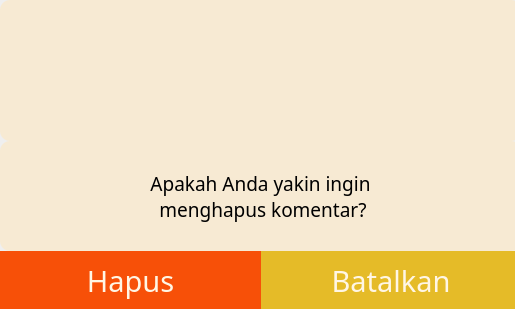
<?xml version="1.0" encoding="UTF-8"?>
<ui version="4.0">
 <class>Form</class>
 <widget class="QWidget" name="Form">
  <property name="geometry">
   <rect>
    <x>0</x>
    <y>0</y>
    <width>515</width>
    <height>309</height>
   </rect>
  </property>
  <property name="windowTitle">
   <string>Form</string>
  </property>
  <property name="styleSheet">
   <string notr="true">border-radius: 10px;</string>
  </property>
  <widget class="QWidget" name="verticalLayoutWidget">
   <property name="geometry">
    <rect>
     <x>0</x>
     <y>0</y>
     <width>521</width>
     <height>311</height>
    </rect>
   </property>
   <layout class="QVBoxLayout" name="verticalLayout">
    <property name="spacing">
     <number>0</number>
    </property>
    <item>
     <widget class="QLabel" name="warningIcon">
      <property name="minimumSize">
       <size>
        <width>0</width>
        <height>80</height>
       </size>
      </property>
      <property name="font">
       <font>
        <pointsize>14</pointsize>
       </font>
      </property>
      <property name="styleSheet">
       <string notr="true">background-color: #F7EAD3;</string>
      </property>
      <property name="text">
       <string/>
      </property>
      <property name="pixmap">
       <pixmap>../img/icon/warning.png</pixmap>
      </property>
      <property name="alignment">
       <set>Qt::AlignCenter</set>
      </property>
     </widget>
    </item>
    <item>
     <widget class="QLabel" name="warningLabel">
      <property name="minimumSize">
       <size>
        <width>0</width>
        <height>30</height>
       </size>
      </property>
      <property name="maximumSize">
       <size>
        <width>16777215</width>
        <height>110</height>
       </size>
      </property>
      <property name="font">
       <font>
        <family>Sans Serif Collection</family>
        <pointsize>14</pointsize>
       </font>
      </property>
      <property name="styleSheet">
       <string notr="true">background-color: #F7EAD3;</string>
      </property>
      <property name="text">
       <string>Apakah Anda yakin ingin 
 menghapus komentar?</string>
      </property>
      <property name="alignment">
       <set>Qt::AlignCenter</set>
      </property>
     </widget>
    </item>
    <item>
     <layout class="QHBoxLayout" name="horizontalLayout">
      <property name="spacing">
       <number>0</number>
      </property>
      <item>
       <widget class="QPushButton" name="deleteButton">
        <property name="minimumSize">
         <size>
          <width>0</width>
          <height>60</height>
         </size>
        </property>
        <property name="maximumSize">
         <size>
          <width>16777215</width>
          <height>60</height>
         </size>
        </property>
        <property name="font">
         <font>
          <family>Sans Serif Collection</family>
          <pointsize>22</pointsize>
         </font>
        </property>
        <property name="styleSheet">
         <string notr="true">background-color: #F75008; border-radius: 0px; color: #FFF6E5;</string>
        </property>
        <property name="text">
         <string>Hapus</string>
        </property>
       </widget>
      </item>
      <item>
       <widget class="QPushButton" name="cancelButton">
        <property name="minimumSize">
         <size>
          <width>0</width>
          <height>60</height>
         </size>
        </property>
        <property name="maximumSize">
         <size>
          <width>16777215</width>
          <height>60</height>
         </size>
        </property>
        <property name="font">
         <font>
          <family>Sans Serif Collection</family>
          <pointsize>22</pointsize>
         </font>
        </property>
        <property name="styleSheet">
         <string notr="true">background-color: #E5BB28; border-radius: 0px; color: #FFF6E5</string>
        </property>
        <property name="text">
         <string>Batalkan</string>
        </property>
       </widget>
      </item>
     </layout>
    </item>
   </layout>
  </widget>
 </widget>
 <resources/>
 <connections/>
</ui>
